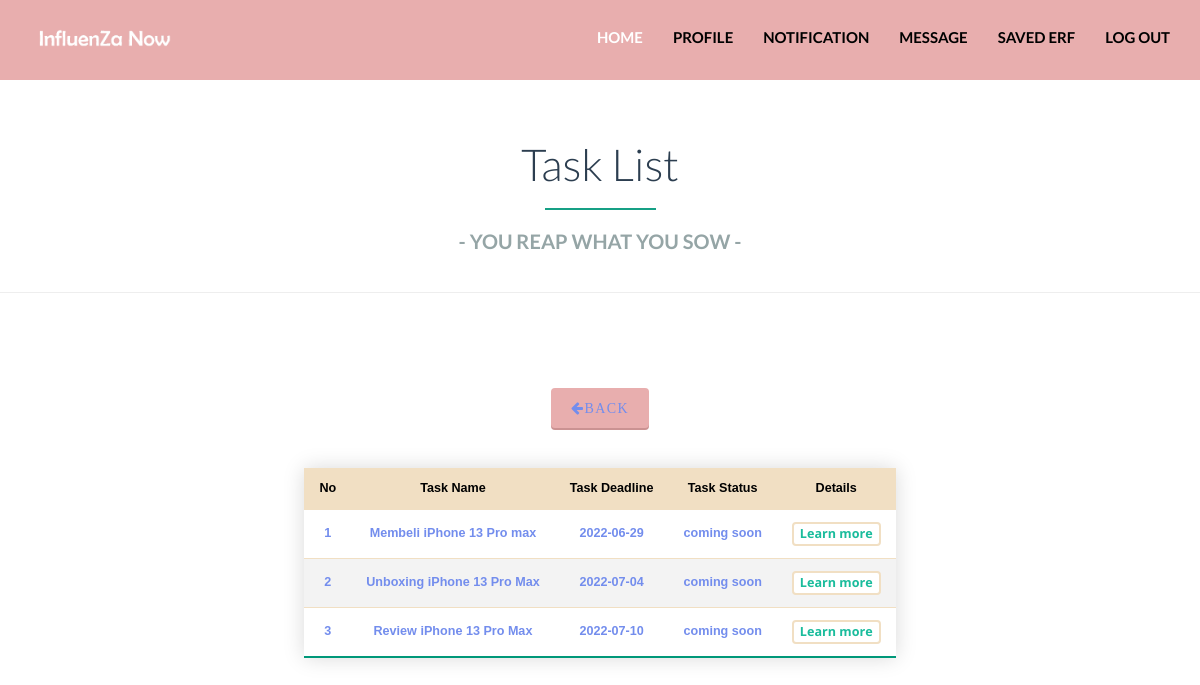
Screenshot of /resource/script/dashboard/influencer/erfTask.php?erf_id=13 (signed in) with the database file from the repository.
### tables this page shows
CREATE TABLE `task` (
  `task_id` bigint(20) NOT NULL,
  `task_name` varchar(30) NOT NULL,
  `task_deadline` date NOT NULL,
  `task_status` varchar(10) NOT NULL,
  `erf_id` bigint(20) NOT NULL,
  `brief` text,
  `submission` varchar(500) DEFAULT NULL
);

### public/includes/globalFunctions.php (called while the page is built, shortened)
<?php
function query( $sql ) {
    global $conn;
    $result = mysqli_query($conn, $sql);
    $rows = [];
    while( $row = mysqli_fetch_assoc($result) ) {
        $rows[] = $row;
    }
    return $rows;
}
?>

### public/resource/script/dashboard/influencer/erfTask.php (the view, shortened to what this page needs)
<?php
require __DIR__.'/../../../../includes/connection.php';
require __DIR__.'/../../../../includes/globalFunctions.php';
$erf_id = $_SESSION['erf_id'];
$task_list = query("SELECT * FROM task WHERE erf_id = $erf_id AND task_status = 'added'");
?>
<!DOCTYPE html>
<html lang="en" style="height:100%;">
    <head>
        <link href="../../../bootstrap/css/bootstrap.min.css" rel="stylesheet">
        <link href="../../../style/css/font-awesome.min.css" rel="stylesheet">
        <link rel="stylesheet" href="https://cdnjs.cloudflare.com/ajax/libs/font-awesome/4.7.0/css/font-awesome.min.css">
        <link href="../../../style/css/style-library-1.css" rel="stylesheet">
        <link href="../../../style/css/plugins.css" rel="stylesheet">
        <link href="../../../style/css/blocks.css" rel="stylesheet">
        <link href="../../../style/css/table.css" rel="stylesheet">
    </head>
    <body data-spy="scroll" data-target="nav">
    <header id="header-1" class="soft-scroll header-1">
            <nav class="main-nav navbar-fixed-top headroom headroom--pinned">
                <div class="container">
                    <div class="navbar-header">
                        <a href="#">
                            <img src="../../../images/logo-white.png" class="brand-img img-responsive">
                        </a>
                    </div>
                    <div class="collapse navbar-collapse">
                        <ul class="nav navbar-nav navbar-right">
                            <li class="active nav-item">
                                <a href="home.php">Home</a>
                            </li>
                            <li class="nav-item">
                                <a href="infProfile.php">Profile</a>
                            </li>
                            <li class="nav-item">
                                <a href="notification.php">Notification</a>
                            </li>
                            <li class="nav-item dropdown">
                                <a href="#">Message </a>
                            </li>
                            <li class="nav-item">
                                <a href="savedERF.php">Saved ERF</a>
                            </li>
                            <li class="nav-item">
                                <a href="../../login/influencerlogin/logout.php">Log Out</a>
                            </li>
                        </ul>
                    </div>
                </div>
            </nav>
        </header>
        <section id="content-3-7" class="content-block content-3-7">
            <div class="container">
                <div class="col-sm-12">
                    <div class="underlined-title">
                        <h1>Task List</h1>
                        <hr>
                        <h2>- you reap what you sow -</h2>
                    </div>
                </div>
            </div>
            <hr>
        </section>
        <div class="col-sm-12">
            <div class="underlined-title">
            <center>
            <a class="text-light" href="erfDetail.php">
            <button class="btn btn-primary"><i class="fa fa-arrow-left">Back</i></button>
            </a>
            <table class="styled-table">
                <thead>
                    <tr>
                        <th>No</th>
                        <th>Task Name</th>
                        <th>Task Deadline</th>
                        <th>Task Status</th>
                        <th>Details</th>
                    </tr>
                </thead>
                <tbody>
                    <?php if( sizeof($task_list) > 0 ): ?>
                        <?php for($i = 0; $i < sizeof($task_list); $i++): ?>
                            <tr class="bold-approved">
                                <td><?= $i+1; ?></td>
                                <td><?= $task_list[$i]['task_name']; ?></td>
                                <td><?= $task_list[$i]['task_deadline']; ?></td>
                                <td>coming soon</td>
                                <td><button class="button button2"><a href="taskInfo.php?task_id=<?= $task_list[$i]['task_id']; ?>&back_url=erfTask.php">Learn more</a></button></td>
                            </tr>
                        <?php endfor; ?>
                    <?php endif; ?>
                </tbody>
            </table>
            </center>
        </div>
    </div>
</body>

### public/resource/style/css/style-library-1.css (style rules this page uses)
body { font-family: "Open Sans", Helvetica, Arial, sans-serif; color: #333333; background: #ffffff; overflow-x: hidden; -webkit-font-smoothing: antialiased; -moz-osx-font-smoothing: grayscale; }
h1, h2, h3, h4, h5, h6, .h1, .h2, .h3, .h4, .h5, .h6 { font-family: 'Lato', Helvetica, Arial, sans-serif; line-height: 1.1; }
h1, h2, h3 { margin-bottom: 20px; font-weight: 300; }
h1, .h1 { font-size: 44px; }
h2, .h2 { font-size: 37px; }
a { color: #1abc9c; }
ul { list-style: none; position: relative; padding-left: 22px; }
ul li, ol li { font-size: 14px; color: #515157; margin-bottom: 5px; }
.underlined-title { text-align: center; padding-bottom: 30px; }
.underlined-title h1 { color: #2c3e50; margin: 0; }
.underlined-title h2 { font-size: 20px; text-transform: uppercase; font-weight: 700; color: #95a5a6; }
.underlined-title hr { width: 10%; border-width: 2px; border-color: #16a085; }
.btn { color: #738DED; padding: 10px 20px; margin: 15px 0; font-size: 14px; font-weight: 600; letter-spacing: 0.1em; text-shadow: none; border: none; text-transform: uppercase; border-radius: 4px; -webkit-border-radius: 4px; -moz-border-radius: 4px; }
.btn.btn-primary { background: #e8aeae; box-shadow: 0 2px #cb9292; }
.content-block { width: 100%; padding: 60px 0 60px 0; z-index: 100; position: relative; background-color: #ffffff; }

### public/resource/style/css/blocks.css (style rules this page uses)
#header-1 { width: 100%; background: none; height: 80px; }
#header-1 .main-nav { background-color: #E8AEAE; border: 0; height: 80px; }
#header-1 .main-nav .nav { margin-top: 12px; }
#header-1 .main-nav .navbar-nav > li a { font-family: 'Lato', sans-serif; font-weight: 700; text-transform: uppercase; font-size: 15px; color: rgb(0, 0, 0); }
#header-1 .main-nav .navbar-nav > li.active a { color: #ffffff; background: none; }
#header-1 .main-nav .navbar-nav > li.active { color: #ffffff; }
#header-1 .brand-img { max-width: 150px; padding: 20px 0; }
.headroom { position: fixed; top: 0; left: 0; right: 0; transition: all .2s ease-in-out; }
.headroom--pinned { top: 0; }
.content-3-7 .underlined-title { padding-bottom: 0; }
*, *:after, *:before { box-sizing: border-box; }

### public/resource/style/css/table.css (style rules this page uses)
.styled-table { border-collapse: collapse; margin: 25px 0; font-size: 0.9em; font-family: sans-serif; min-width: 400px; box-shadow: 0 0 20px rgba(0, 0, 0, 0.15); }
.styled-table thead tr { background-color: #F1DFC3; color: #000000; text-align: left; }
.styled-table th, .styled-table td { padding: 12px 15px; text-align: center; }
.styled-table tbody tr { border-bottom: 1px solid #F1DFC3; text-align: center; }
.styled-table tbody tr:nth-of-type(even) { background-color: #f3f3f3; }
.styled-table tbody tr:last-of-type { border-bottom: 2px solid #009879; }
.styled-table tbody tr.bold-approved { font-weight: bold; color: #738DED; }
.button2 { background-color: white; color: black; border: 2px solid #F1DFC3; border-radius: 4px; font-size: 1.0em; font-family: "Open Sans", Helvetica, Arial, sans-serif; }

### rows the page displays
task: task_name "Membeli iPhone 13 Pro max", task_deadline "2022-06-29"
task: task_name "Unboxing iPhone 13 Pro Max", task_deadline "2022-07-04"
task: task_name "Review iPhone 13 Pro Max", task_deadline "2022-07-10"
